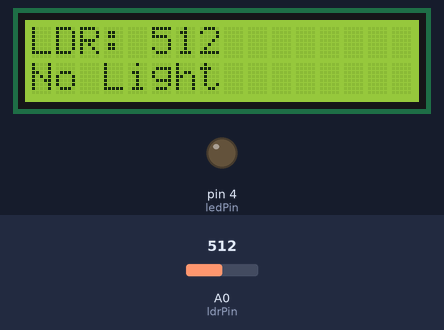
Bench run of a sketch on a simulated Arduino Uno, built with avr-gcc and run on an emulated ATmega328P. Parts: 16×2 character LCD, output pins drawn as LEDs (lit = HIGH). The test bench sets the inputs (shaded band); at power-on: A0 (ldrPin) = 512.

Above: at 3.2 s.
3.3 s: A0 (ldrPin) set to 488
At 4.0 s:
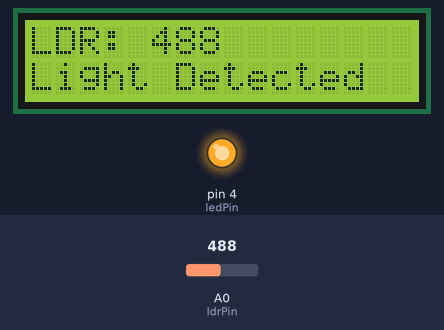
4.9 s: A0 (ldrPin) set to 510
At 5.9 s:
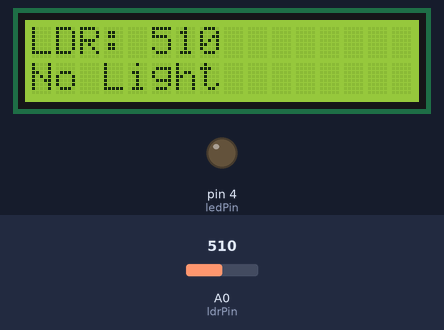
6.5 s: A0 (ldrPin) set to 490
At 7.9 s:
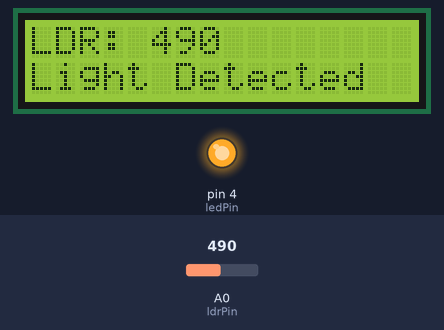
Timing chart, 0 to 9.5 s (numbered marks = the images above; inputs shaded):
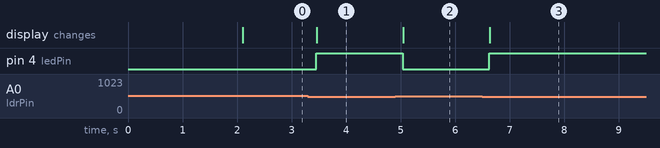

Measured:
- the behaviour switches between 500 and 499 on A0 (ldrPin) (found by bisection; images 0 and 1)
- after the input at 3.3 s, pin 4 (ledPin): LOW → HIGH after 0.15 s; the display: changes after 0.16 s (image 1)
- after the input at 4.9 s, pin 4 (ledPin): HIGH → LOW after 0.14 s; the display: changes after 0.15 s (image 2)
- after the input at 6.5 s, pin 4 (ledPin): LOW → HIGH after 0.12 s; the display: changes after 0.14 s (image 3)

The sketch:

gs.ino
```cpp
#include <Wire.h>
#include <LiquidCrystal_I2C.h>

// Change 0x27 to 0x3F if your LCD doesn't work
LiquidCrystal_I2C lcd(0x27, 16, 2);

const int ldrPin = A0;
const int ledPin = 4;

const int threshold = 500; // Adjust based on your LDR readings

void setup() {
  pinMode(ledPin, OUTPUT);

  lcd.init();
  lcd.backlight();

  lcd.setCursor(0, 0);
  lcd.print("LDR Monitor");
  delay(2000);
  lcd.clear();
}

void loop() {
  int ldrValue = analogRead(ldrPin);

  lcd.setCursor(0, 0);
  lcd.print("LDR: ");
  lcd.print(ldrValue);
  lcd.print("    "); // Clear leftover digits

  if (ldrValue < threshold) {
    digitalWrite(ledPin, HIGH);

    lcd.setCursor(0, 1);
    lcd.print("Light Detected ");
  } else {
    digitalWrite(ledPin, LOW);

    lcd.setCursor(0, 1);
    lcd.print("No Light       ");
  }

  delay(200);
}
```
